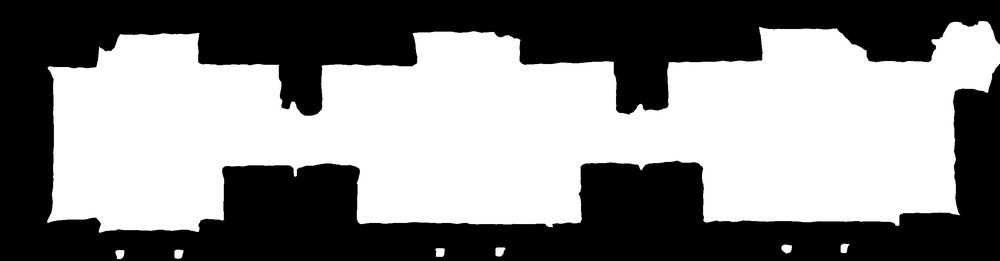
#> input picture modules/mask_iter/origin_mask.png, 1000 x 261 px, shrunk from 2654 x 693 before the run
$ python genarate.py
#> lines starting #> are read from the running program, lines starting #| are printed output that depends on the picture
import cv2
import numpy as np

mask = cv2.imread('origin_mask.png',cv2.IMREAD_GRAYSCALE)
#> mask is the input picture: shape (261, 1000); min 0, max 255, mean 134
kernel = np.ones((30,30),np.uint8)
eroded_mask = cv2.erode(mask,kernel,iterations=1)
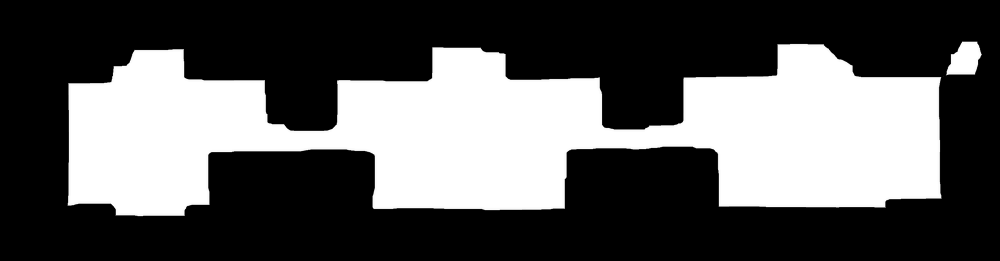
#> eroded_mask: shape (261, 1000); min 0, max 255, mean 90.9
rev_mask = 255 - eroded_mask
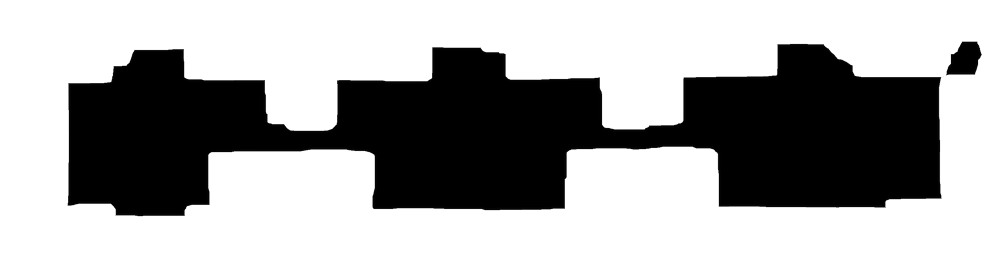
#> rev_mask: shape (261, 1000); min 0, max 255, mean 164.1

mask = cv2.imwrite('mask.png', eroded_mask)
cv2.imwrite('mask_rev.png', rev_mask)

# [6 lines of commented-out code are left out]
